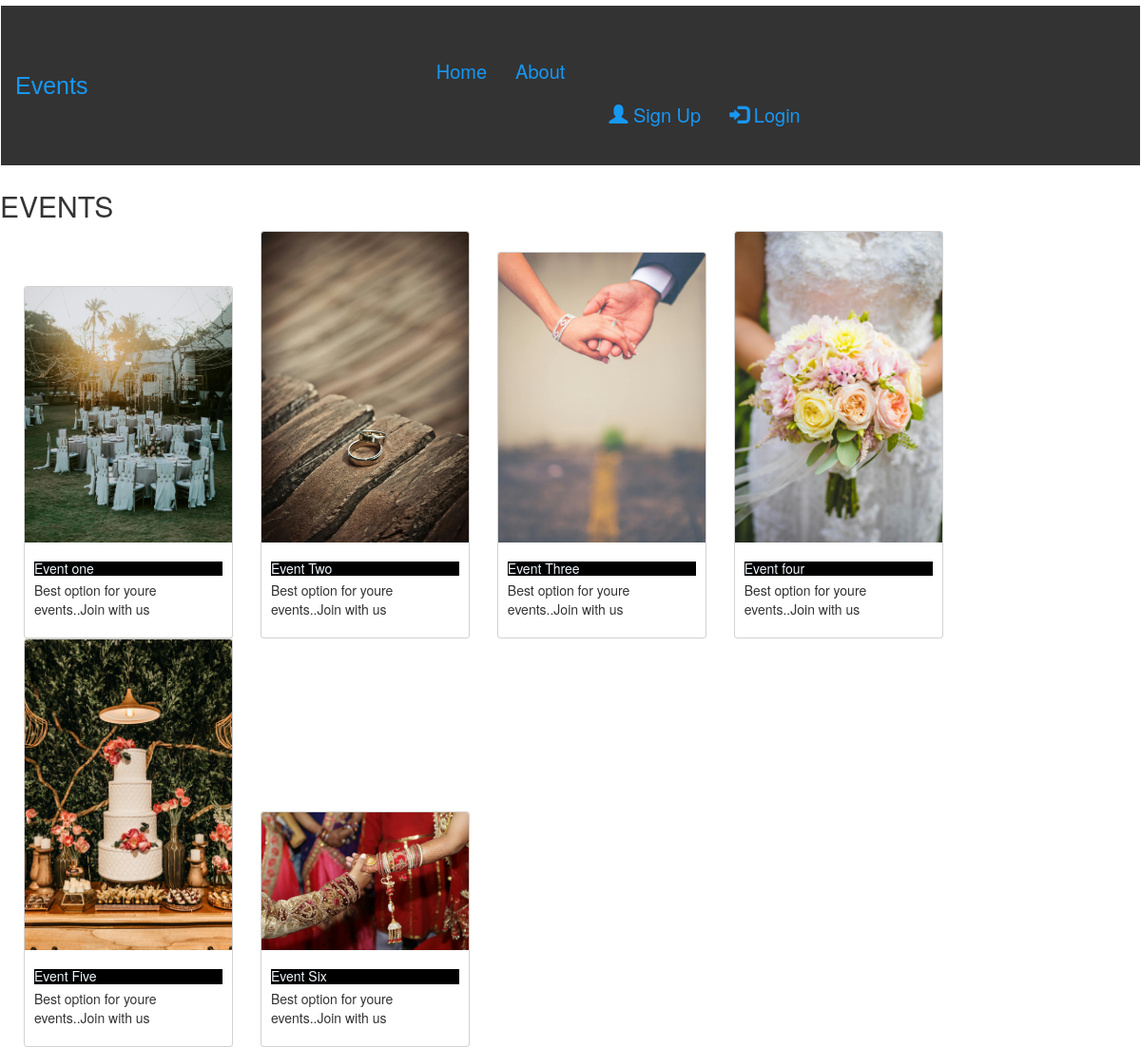
Screenshot of /events/ with the database file from the repository.
### eventapp/models.py (models this page shows, shortened)
class Event(models.Model):
    image =models.ImageField(upload_to="pic")
    name =models.CharField(max_length=200)
    desc =models.CharField(max_length=100)

### eventapp/views.py (the view)
# urls.py: path('events/',views.events,name="events"),
def events(request):
    dict_eve={
        'eve':Event.objects.all()
    }
    return render(request,'events.html',dict_eve)

### templates/events.html
{% extends 'navbar.html' %}
{% load static %}
{% block title %}
    {%block content%}
    <h2>EVENTS</h2>
    {% for i in eve %}
    <div class="card" style="width: 22rem;  display: inline-block; margin-left: 25px;">
        <img class="card-img-top" src="{{i.image.url}}" alt="Card image cap">
        <div class="card-body">
          <h5 class="card-title" style="background-color: black; color: aliceblue;" >{{i.name}}</h5>
          <p>{{i.desc}}</p>
        </div>
    </div>
    {% endfor %}
    {% endblock %}
{% endblock %}

### templates/navbar.html (shortened to what this page needs)
<!DOCTYPE html>
<html lang="en">
<head>
    <link href="https://cdn.jsdelivr.net/npm/bootstrap@5.2.3/dist/css/bootstrap.min.css" rel="stylesheet">
    <link rel="stylesheet" href="https://maxcdn.bootstrapcdn.com/bootstrap/3.4.1/css/bootstrap.min.css">
    <link href="https://cdnjs.cloudflare.com/ajax/libs/font-awesome/5.15.0/css/all.min.css" rel="stylesheet">
</head>
<body>
    <nav class="navbar navbar-bg-light">
        <div class="container-fluid ">
          <div class="navbar-header ">
            <a class="navbar-brand" href="#">Events</a>
        </div>
          <ul class="nav navbar-nav mx-auto ">
            <li class="active"><a href="{% url 'home' %}">Home</a></li>
            <li><a href="{% url 'about' %}">About</a></li>
            {% if user.is_authenticated %}
            <li><a href="{% url 'events' %}">Events</a></li>
            <li><a href="{% url 'booking' %}">Booking</a></li>
            <li><a href="{% url 'contact' %}">Contact</a></li>
            <li><a href="{% url 'logout' %}"><span class="glyphicon glyphicon-log-out"></span>Logout</a></li>
          </ul>
          <h3 style="color: aliceblue;">{{user.username}}</h3>
          {% else %}
          <ul class="nav navbar-nav navbar-right">
            <li><a href="{% url 'register' %}"><span class="glyphicon glyphicon-user"></span> Sign Up</a></li>
            <li><a href="{% url 'login' %}"><span class="glyphicon glyphicon-log-in"></span> Login</a></li>
          {% endif %}
          </ul>
      </nav>
      {%block content%}
      {% endblock %}
</body>
</html>

### templates/navbar.html (style rules this page uses)
.container-fluid { overflow: hidden; background-color: #333; top: 0; width: 190%; }
.nav li a { color: rgb(23, 152, 244); font-size: 20px; }
.navbar-brand { color: rgb(23, 152, 244); font-size: 25px; font-family: Impact, Haettenschweiler, 'Arial Narrow Bold', sans-serif; }
.nav { padding: 16px; margin-top: 30px; float: left; display: block; color: #f2f2f2; text-align: center; padding: 14px 16px; text-decoration: none; font-size: 17px; }

### rows the page displays
Event: image (picture), name "Event one", desc "Best option for youre events..Join with us"
Event: image (picture), name "Event Two", desc "Best option for youre events..Join with us"
Event: image (picture), name "Event Three", desc "Best option for youre events..Join with us"
Event: image (picture), name "Event four", desc "Best option for youre events..Join with us"
Event: image (picture), name "Event Five", desc "Best option for youre events..Join with us"
Event: image (picture), name "Event Six", desc "Best option for youre events..Join with us"
